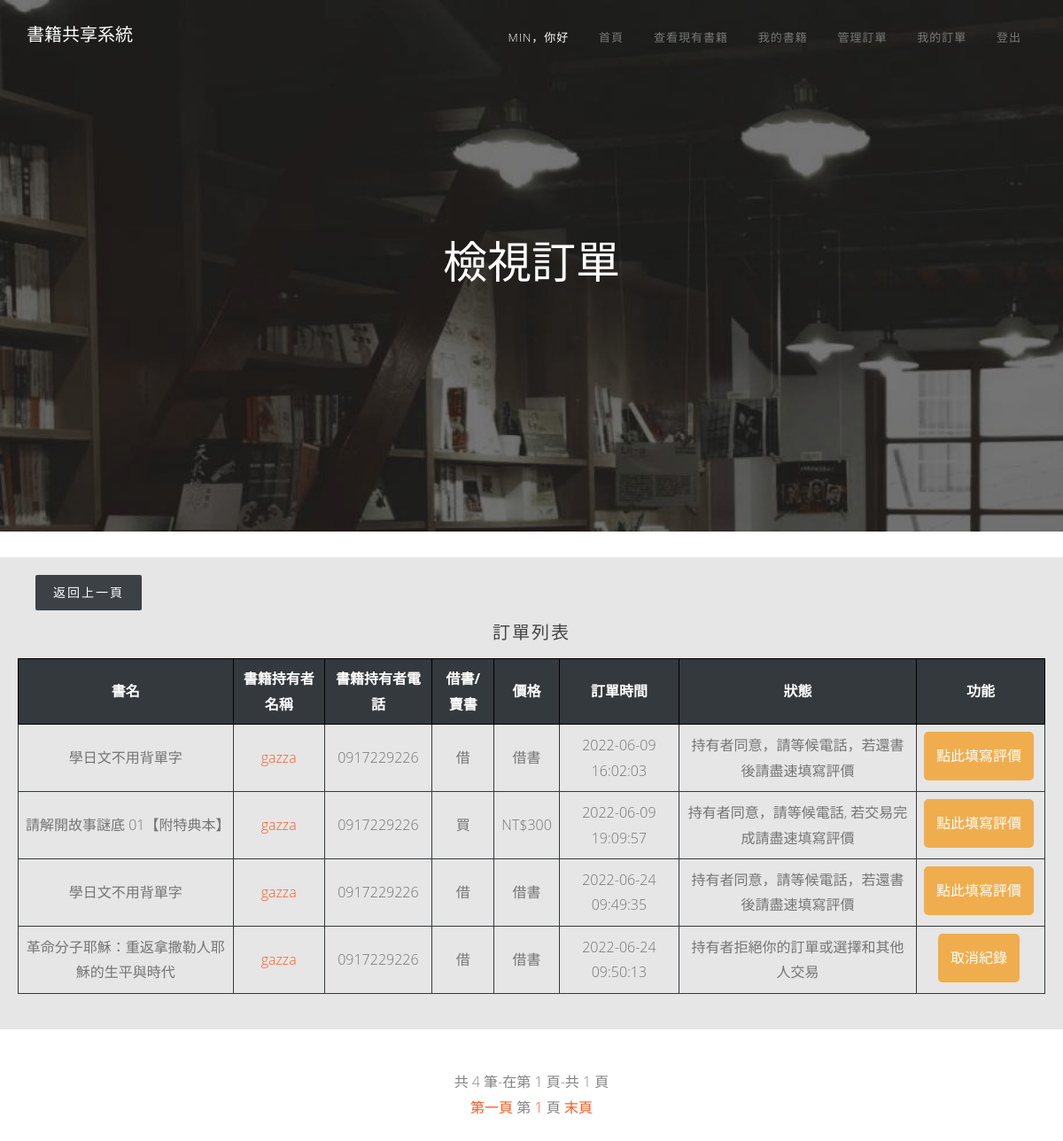
Page /order.php (signed in) on the committed database.
### tables this page shows
CREATE TABLE `user` (
  `user_id` varchar(15) NOT NULL,
  `user_name` varchar(50) NOT NULL,
  `user_p` varchar(50) NOT NULL,
  `user_t` varchar(10) NOT NULL
);

CREATE TABLE `trade` (
  `trade_id` int(10) NOT NULL,
  `book_id` int(10) NOT NULL,
  `buy_id` varchar(10) NOT NULL,
  `t_date` datetime NOT NULL DEFAULT CURRENT_TIMESTAMP,
  `t_status_1` tinyint(1) NOT NULL,
  `t_status_2` tinyint(1) NOT NULL
);

CREATE TABLE `book` (
  `book_id` int(10) NOT NULL,
  `owner_id` varchar(10) NOT NULL,
  `book_name` varchar(100) NOT NULL,
  `book_athor` varchar(50) NOT NULL,
  `book_pub` varchar(100) NOT NULL,
  `book_cat` varchar(10) NOT NULL,
  `book_pic` varchar(50) NOT NULL,
  `buy_sit` tinyint(1) NOT NULL,
  `buy_b` varchar(2) NOT NULL,
  `s_price` int(10) DEFAULT NULL
);

### order.php (the view, shortened to what this page needs)
<!DOCTYPE html>
<html class="no-js">
<head>
    <link rel="stylesheet" href="css/superfish.css">
    <link rel="stylesheet" href="css/bootstrap-datepicker.min.css">
    <link rel="stylesheet" href="css/cs-select.css">
    <link rel="stylesheet" href="css/cs-skin-border.css">
    <link rel="stylesheet" href="css/themify-icons.css">
    <link rel="stylesheet" href="css/flaticon.css">
    <link rel="stylesheet" href="css/icomoon.css">
    <link rel="stylesheet" href="css/flexslider.css">
    <link rel="stylesheet" href="css/style.css">
</head>
<body>
    <div id="fh5co-wrapper">
        <div id="fh5co-page">
            <div id="fh5co-header">
                <header id="fh5co-header-section">
                    <div class="container">
                        <div class="nav-header">
                            <h1 id="fh5co-logo"><a href="index.php">書籍共享系統</a></h1>
                            <nav id="fh5co-menu-wrap" role="navigation">
                                <ul class="sf-menu" id="fh5co-primary-menu">
                                    <?php
                                        include "navbar.php";
                                    ?>
                                </ul>
                            </nav>
                        </div>
                    </div>
                </header>
            </div>
            <div class="fh5co-parallax" style="background-image: url(images/147958.jpg);" data-stellar-background-ratio="0.5">
                <div class="overlay"></div>
                <div class="container">
                    <div class="row">
                        <div class="col-md-12 col-md-offset-0 col-sm-12 col-sm-offset-0 col-xs-12 col-xs-offset-0 text-center fh5co-table">
                            <div class="fh5co-intro fh5co-table-cell">
                                <h1 class="text-center">檢視訂單</h1>
                            </div>
                        </div>
                    </div>
                </div>
            </div>
            <br>
            <div>
                <div style="width: 100%; background-color:#e6e6e6;padding-left:40px;padding-right:40px; margin-bottom: 40px;padding-bottom:40px">
                    <a href='index.php' class='btn btn-primary btn-luxe-primary' style="margin-top: 20px;">返回上一頁<i class='ti-angle-right'></i></a>
                    <div class="row">
                        <div class="col-md-12" style="height: 50px;">
                            <div class="section-title text-center" style="padding-top:10px;">
                                <h2>訂單列表</h2>
                            </div>
                        </div>
                    </div>
                    <div class="row" style="text-align:center">
                                <?php
                                $link = mysqli_connect("localhost","root","12345678","user");
                                $sqlt = "select b.book_name, u.user_name, u.user_t, b.buy_b, b.s_price, t.t_date, t.t_status_2,t.trade_id, b.book_id, u.user_id from trade as t, user as u, book as b where t.buy_id = '$record[0]' and b.book_id = t.book_id and u.user_id = b.owner_id and t.t_status_2 != 4 and t.t_status_2 != 3";
                                $result = mysqli_query($link, $sqlt);
                                $record = mysqli_num_rows($result);
                                $row = mysqli_num_rows($result);
                                $per = 9;
                                @$pages = ceil($record/$per);
                                if (!isset($_GET["page"])){
                                    $page=1;
                                } else {
                                    $page = intval($_GET["page"]);
                                }
                                if($row > 0){
                                ?>
                                <table style="margin-right:auto;margin-left:auto;">
                                <thead>
                                    <tr>
                                        <th>書名</th>
                                        <th>書籍持有者名稱</th>
                                        <th>書籍持有者電話</th>
                                        <th>借書/賣書</th>
                                        <th>價格</th>
                                        <th>訂單時間</th>
                                        <th>狀態</th>
                                        <th>功能</th>
                                    </tr>
                                </thead>
                                <tbody>
                                <?
                                    while($row=mysqli_fetch_row($result)){
                                ?>
                                    <form action="dblink2.php" method="post">
                                    <?
                                        if($row[3]=="b"){
                                            $row[3]="買";
                                            $row[4]="NT$$row[4]";
                                        }
                                        else{
                                            $row[3]="借";
                                            $row[4]="借書";
                                        }
                                        $status = $row[6];
                                        if($row[6]==0){
                                            $row[6]="持有者未確認";
                                        }
                                        else if($row[6]==1){
                                            $row[6]="持有者拒絕你的訂單或選擇和其他人交易";
                                        }
                                        else{
                                            if($row[3]=="借"){
                                                $row[6]="持有者同意，請等候電話，若還書後請盡速填寫評價";
                                            }
                                            else{
                                                $row[6]="持有者同意，請等候電話, 若交易完成請盡速填寫評價";
                                            }
                                        }
                                        echo "<tr>
                                        <td>$row[0]</td>
                                        <td><a href=user.php?uid=$row[9]>$row[1]</a></td>
                                        <td>$row[2]</td>
                                        <td>$row[3]</td>
                                        <td>$row[4]</td>
                                        <td>$row[5]</td>
                                        <td>$row[6]</td>
                                        <input type=hidden name=bkid value=$row[8]>
                                        <input type=hidden name=tid value=$row[7]>
                                        ";
                                    if($status == 0){
                                ?>
                                        <input type="hidden" name="method" value="delete">
                                        <td><input class="btn btn-warning" type="submit" value="取消訂單" style="border-radius: 5px;"></td>
                                <?
                                    }
                                    else if($status == 1){
                                ?>
                                        <td><input class="btn btn-warning" type="submit" value="取消紀錄" style="border-radius: 5px;"></td>
                                <?
                                    }
                                    else if($status == 2){
                                ?>
                                        <td><input class="btn btn-warning" type="submit" name="rate" value="點此填寫評價" style="border-radius: 5px;"></td>
                                <?
                                    }
                                    else{
                                ?>
                                        <td></td>
                                    </form>
                                <?
                                    }
                                    }
                                }
                                else{
                                    echo "<div class='section-title text-center' style='padding-top:20px'>
                                    <h1 style='color:red'>你沒有訂單</h1>
                                    </div>";
                                }
                                ?>
                            </tbody>
                        </table>
                    </div>
                </div>
                 <footer id="footer" style=" padding: 5px; text-align: center;">
                         <?php
                        echo '共 '.$record.' 筆-在第 '.$page.' 頁-共 '.$pages.' 頁';
                        echo "<br /><a href=?page=1>第一頁</a> ";
                        echo "第 ";
                        for( $i=1 ; $i<=$pages ; $i++ ) {
                        if ( $page-3 < $i && $i < $page+3 ) {
                            echo "<a href=?page=".$i.">".$i."</a> ";
                            }
                        }
                        echo " 頁 <a href=?page=".$pages.">末頁</a><br /><br />";
                        ?>
                </footer>
            </div>
        </div>
    </div>
</body>
</html>

### navbar.php
<?
if(isset($_GET["status"]) && $_GET["status"]=="logout"){
    session_destroy();
}
else{
    if(isset($_SESSION["user_id"])){
        $type=$_SESSION["user_id"];
    }
}
$link=mysqli_connect("localhost","root","12345678","user");
@$sql="select * from user where user_id = $type";
@$rs=mysqli_query($link,$sql);
@$record = mysqli_fetch_row($rs);
if(isset($type)){
    echo "<li><a class='active' href='user.php?uid=$record[0]'>$record[1]，你好</a></li><li><a href='index.php'>首頁</a></li><li><a href='books.php'>查看現有書籍</a></li><li><li><a href='my.php'>我的書籍</a></li><li><a href='manage.php'>管理訂單</a><li></li><li><a href='order.php'>我的訂單</a><li><a href='index.php?status=logout'>登出</a></li>";
}
else{
    echo "<li><a class='active' href='index.php'>主頁</a></li><li><a href='books.php'>查看現有書籍</a></li><li><a href='login.php'>登入</a></li>";
}
?>

### css/superfish.css (style rules this page uses)
.sf-menu, .sf-menu * { margin: 0; padding: 0; list-style: none; }
.sf-menu li { position: relative; }
.sf-menu > li { float: left; }
.sf-menu a { display: block; position: relative; }
.sf-menu { float: left; margin-bottom: 1em; }
.sf-menu a { border-left: 1px solid #fff; border-top: 1px solid #dFeEFF; border-top: 1px solid rgba(255,255,255,.5); padding: .75em 1em; text-decoration: none; zoom: 1; }
.sf-menu a { color: #13a; }
.sf-menu li { background: #BDD2FF; white-space: nowrap; *white-space: normal; -webkit-transition: background .2s; transition: background .2s; }

### order.php (style rules this page uses)
table { border: 0; border-collapse: collapse; }
th { background-color: #34393d; border: solid 1px #000; padding: 8px; color: #fff; text-align: center; }
td { border: solid 1px #34393d; text-align: center; padding: 8px; color: #757575; }

### rows in the picture
user: user_name "MIN"
trade: book.book_name "學日文不用背單字", user.user_name "gazza", user.user_t "0917229226", row "借", row "借書", t_date "2022-06-09 16:02:03", row "持有者同意，請等候電話，若還書後請盡速填寫評價"
trade: book.book_name "請解開故事謎底 01【附特典本】", user.user_name "gazza", user.user_t "0917229226", row "買", row "NT$300", t_date "2022-06-09 19:09:57", row "持有者同意，請等候電話, 若交易完成請盡速填寫評價"
trade: book.book_name "學日文不用背單字", user.user_name "gazza", user.user_t "0917229226", row "借", row "借書", t_date "2022-06-24 09:49:35", row "持有者同意，請等候電話，若還書後請盡速填寫評價"
trade: book.book_name "革命分子耶穌：重返拿撒勒人耶穌的生平與時代", user.user_name "gazza", user.user_t "0917229226", row "借", row "借書", t_date "2022-06-24 09:50:13", row "持有者拒絕你的訂單或選擇和其他人交易"

### other values in the picture
$record "4"
$page "1"
$pages "1"
